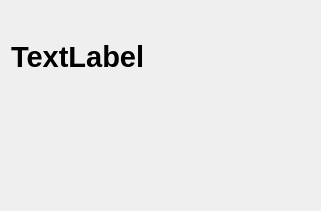
<?xml version="1.0" encoding="UTF-8"?>
<ui version="4.0">
 <class>Widget</class>
 <widget class="QWidget" name="Widget">
  <property name="geometry">
   <rect>
    <x>0</x>
    <y>0</y>
    <width>321</width>
    <height>211</height>
   </rect>
  </property>
  <property name="windowTitle">
   <string>Widget</string>
  </property>
  <layout class="QVBoxLayout" name="verticalLayout">
   <item>
    <widget class="QLabel" name="textLabel">
     <property name="font">
      <font>
       <pointsize>22</pointsize>
       <bold>true</bold>
      </font>
     </property>
     <property name="text">
      <string>TextLabel</string>
     </property>
    </widget>
   </item>
   <item>
    <widget class="QLabel" name="imageLabel">
     <property name="text">
      <string/>
     </property>
    </widget>
   </item>
  </layout>
 </widget>
 <resources/>
 <connections/>
</ui>
